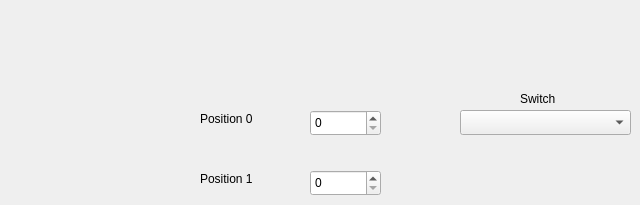
    <widget class="QWidget" name="Differential">
     <attribute name="title">
      <string>Differential</string>
     </attribute>
     <widget class="QLabel" name="Acro_label_89">
      <property name="geometry">
       <rect>
        <x>200</x>
        <y>110</y>
        <width>81</width>
        <height>17</height>
       </rect>
      </property>
      <property name="text">
       <string>Position 0</string>
      </property>
     </widget>
     <widget class="QLabel" name="Acro_label_90">
      <property name="geometry">
       <rect>
        <x>200</x>
        <y>170</y>
        <width>81</width>
        <height>17</height>
       </rect>
      </property>
      <property name="text">
       <string>Position 1</string>
      </property>
     </widget>
     <widget class="QSpinBox" name="Acro_Diff_Pos0_spinBox">
      <property name="geometry">
       <rect>
        <x>310</x>
        <y>110</y>
        <width>71</width>
        <height>26</height>
       </rect>
      </property>
     </widget>
     <widget class="QSpinBox" name="Acro_Diff_Pos1_spinBox">
      <property name="geometry">
       <rect>
        <x>310</x>
        <y>170</y>
        <width>71</width>
        <height>26</height>
       </rect>
      </property>
     </widget>
     <widget class="QComboBox" name="Acro_Diff_comboBox">
      <property name="geometry">
       <rect>
        <x>460</x>
        <y>110</y>
        <width>171</width>
        <height>25</height>
       </rect>
      </property>
     </widget>
     <widget class="QLabel" name="Acro_label_91">
      <property name="geometry">
       <rect>
        <x>520</x>
        <y>90</y>
        <width>81</width>
        <height>17</height>
       </rect>
      </property>
      <property name="text">
       <string>Switch</string>
      </property>
     </widget>
    </widget>
